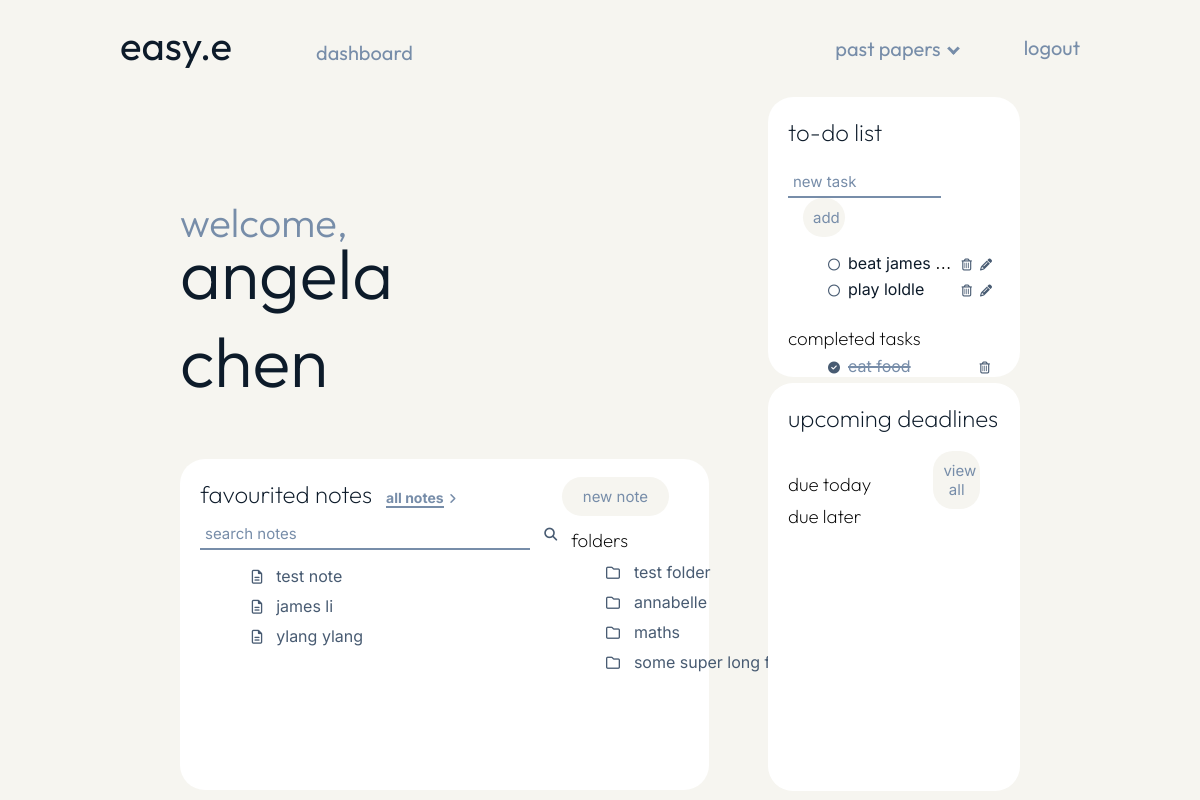
Screenshot of /dashboard (signed in) with the database file from the repository.
### models.py (models this page shows, shortened)
class User(UserMixin, db.Model):
    __tablename__ = "user_login"
    id = db.Column(db.Integer, primary_key=True)
    name = db.Column(db.Text())
    user_name = db.Column(db.String(15), unique=True)
    user_email = db.Column(db.String(50), unique=True)
    user_password = db.Column(db.String(80))
    todo = db.relationship ("Todo", backref='todo')

class Notes(db.Model):
    __tablename__ = "notes"
    id = db.Column(db.Integer, primary_key=True)
    user = db.Column(db.Integer(), db.ForeignKey('user_login.id'))
    title = db.Column(db.String(50))
    favourite = db.Column(db.Boolean, default=False)
    folder = db.Column(db.Integer, db.ForeignKey('folders.id'))
    content = db.Column(db.String())
    folder_name = db.relationship('Folders', backref='folder')

class Folders(db.Model):
    __tablename__ = "folders"
    id = db.Column(db.Integer, primary_key=True)
    user = db.Column(db.Integer(), db.ForeignKey('user_login.id'))
    name = db.Column(db.String(50))

class Todo(db.Model):
    __tablename__ = "todo"
    id = db.Column(db.Integer, primary_key=True)
    name = db.Column(db.Text())
    user = db.Column(db.Integer(), db.ForeignKey('user_login.id'))
    complete = db.Column(db.Boolean, default=False)

### main.py (the view)
@app.route("/dashboard")
@login_required
def dashboard():
    incomplete_tasks = models.Todo.query.filter_by(user=current_user.id, complete=False)
    complete_tasks = models.Todo.query.filter_by(user=current_user.id, complete=True)
    notes = models.Notes.query.filter_by(user=current_user.id, favourite=True)
    folders = models.Folders.query.filter_by(user=current_user.id)
    today_items = db.session.query(models.Deadline).filter(models.Deadline.date == date.today()).all()
    later_items = db.session.query(models.Deadline).filter(models.Deadline.date > date.today()).all()
    return render_template ("dashboard.html", name=current_user.name,
        incomplete_tasks=incomplete_tasks, complete_tasks=complete_tasks,
        notes=notes, folders=folders,
        today_items=today_items, later_items=later_items)

### main.py (called while the page is built)
@login_manager.user_loader
def load_user(user_id):
    return models.User.query.get(int(user_id))

### templates/dashboard.html (shortened to what this page needs)
{% extends "layout_user.html" %}
{% block content %}
<div class="page">
    <div class="dashboard_left">
        <div class="dashboard_header">
            <h1 class="welcome">welcome,</h1><h1 class="welcome_name">{{ name }}</h1>
        </div>
        <div class="favourites">
            <div class="favourites_text">
                <div class="favourites_heading">
                    <h2 class="dashboard_subheadings">favourited notes</h2>
                    <a href="{{url_for('notes')}}" class="notes_link">all notes</a><span class="arrow_icon_right"><i class="fa-solid fa-angle-right"></i></span>
                    <a href="{{url_for('new_note')}}"><button class="note_button">new note</button></a>
                </div>
                <div class="favourites_left">
                    <form action="{{url_for('search_note')}}" method="POST">
                        <input type="text" name="search_note" placeholder="search notes" class="notes_search">
                        <span class="search_icon"><i class="fa-solid fa-magnifying-glass"></i></span>
                    </form>
                    {% for note in notes %}
                    <div class="notes_list">
                        <span class="notes_icon"><i class="fa-regular fa-file-lines"></i></span>
                        <li class="notes_list_item"><a href="/note/{{ note.id }}">{{ note.title }}</a></li>
                    </div>
                    {% endfor %}
                </div>
                <div class="favourites_right">
                    <h3 class="subheadings_small">folders</h3>
                    <div class="dashboard_folders">
                        {% for folder in folders %}
                        <div class="notes_list">
                            <span class="notes_icon"><i class="fa-regular fa-folder"></i></span>
                            <li class="notes_list_item"><a href="/folder/{{ folder.id }}">{{ folder.name }}</a></li>
                        </div>
                        {% endfor %}
                    </div>
                </div>
            </div>
        </div>
    </div>
    <div class="dashboard_right">
        <div class="todo">
            <div class="todo_text">
                <h2 class="dashboard_subheadings">to-do list</h2>
                <div>
                    <form action="{{url_for('add_task')}}" method="POST">
                        <input type="text" name="task_add" placeholder="new task" class="todo_textbox">
                        <input type="submit" value="add" class="todo_button">
                    </form>
                </div>
                <form method="POST">
                    {% for task in incomplete_tasks %}
                        <ul class="task">
                            <span class="tick_icon"><a href="/complete_task/{{ task.id }}" class="complete"><i class="fa-regular fa-circle"></i></a></span>
                                <div class="truncate">
                                    <li class="task_name">{{ task.name }}</li>
                                </div>
                            <span class="delete_icon"><a href="/delete_task/{{ task.id }}" class="delete"><i class="fa-regular fa-trash-can"></i></a></span>
                            <span class="pen_icon"><a href="/update_task/{{ task.id }}" class="update"><i class="fa-solid fa-pencil"></i></a></span>
                        </ul>
                    {% endfor %}
                    <br>
                </form>
                <h3 class="subheadings_small">completed tasks</h3>
                    {% for task in complete_tasks %}
                        <ul class="task">
                            <span class="tick_icon"><a href="/redo_complete_task/{{ task.id}}" class="complete"><i class="fa-solid fa-circle-check"></i></a></span>
                            <div class="truncate">
                                <li class="completed_task_name">{{ task.name }}</li>
                            </div>
                            <span class="completed_delete_icon"><a href="/delete_task/{{ task.id }}" class="delete"><i class="fa-regular fa-trash-can"></i></a></span>
                        </ul>
                    {% endfor %}
            </div>
        </div>
        <div class="calender">
            <div class="calender_text">
                <h2 class="dashboard_subheadings">upcoming deadlines</h2>
                <a href="{{url_for('deadlines')}}"><button class="note_button">view all</button></a>
                <h3 class="subheadings_small">due today</h3>
                <h3 class="subheadings_small">due later</h3>
            </div>
        </div>
    </div>
</div>
{% endblock %}

### static/styles.css (style rules this page uses)
body { background-color: #f6f5f0; margin: 0; padding: 0; }
.page { width: 70%; margin: auto; }
.dashboard_left { width: 70%; height: 90vh; display: grid; float: left; }
.dashboard_right { width: 30%; height: 90vh; display: grid; float: left; }
.dashboard_header { font-family: 'Outfit', sans-serif; padding-top: 100px; font-size: 20px; width: 50%; margin-bottom: 0; }
.welcome { font-weight: 300; color: #778da9; user-select: none; }
.welcome_name { font-weight: 300; font-size: 70px; padding-top: 0; margin-top: -45px; color: #0d1b2a; user-select: none; word-wrap: break-word; }
.dashboard_subheadings { font-family: 'Outfit', sans-serif; font-weight: 200; margin-top: 0; color: #0d1b2a; position: sticky; width: fit-content; display: inline-block; }
.todo { background-color: white; border-radius: 25px; margin-top: 20px; height: 35vh; overflow-y: auto; overflow-x: hidden; }
.calender { height: 51vh; background-color: white; border-radius: 25px; margin-top: 0px; }
.favourites { background-color: white; border-radius: 25px; width: 90%; margin-top: -80px; }
.favourites_heading { margin-bottom: -10px; }
.dashboard_folders { margin-top: 20px; width: 200px; overflow: hidden; white-space: nowrap; text-overflow: ellipsis; }
.notes_link { font-family: 'Inter', sans-serif; margin-left: 10px; text-decoration: none; color: #778da9; font-size: 14px; border-bottom: 2px solid #778da9; font-weight: bold; }
.arrow_icon_right { margin-left: 5px; font-size: 12px; color: #778da9; }
.notes_list { list-style: none; width: 80%; margin: auto; vertical-align: center; font-size: 16px; }
.notes_icon { color: #485b72; margin-right: 10px; margin-left: 15px; font-size: 14px; }
.notes_list_item { font-family: 'Inter', sans-serif; margin-bottom: 10px; display: inline-block; text-overflow: ellipsis; }
.notes_list_item a { text-decoration: none; color: #485b72; text-overflow: ellipsis; }
.search_icon { margin-left: 10px; font-size: 13px; color: #485b72; margin-bottom: 0; }
.favourites_left { display: inline-block; width: 75%; vertical-align: top; margin-top: 0; }
.favourites_right { width: 20%; display: inline-block; margin-top: -10px; vertical-align: top; }
.todo_text, .calender_text, .favourites_text { padding: 20px; }
.subheadings_small { font-family: 'Outfit', sans-serif; font-weight: 200; margin-bottom: -10px; }
.todo_textbox, .notes_search, .new_folder { font-family: 'Inter', sans-serif; color: #0d1b2a; padding: 5px; font-size: 15px; border: none; border-bottom: 2px solid #778da9; }
.todo_textbox { width:72%; }
.notes_search { width: 90%; }
::placeholder { color: #778da9; font-weight: normal; }
.todo_button, .note_button, .new_folder_button { color: #778da9; border-radius: 20px; padding: 10px; border: none; background-color: #f6f5f0; font-family: 'Inter', sans-serif; margin-left: 15px; transition-duration: 0.2s; cursor: pointer; font-size: 15px; margin-right: 10px; }
.todo_button { width: 20%; }
.note_button { float: right; margin-top: -2px; margin-right: 20px; width: 22%; }
.task { vertical-align: middle; margin-bottom: -10px; display: flex; }
.truncate { flex: 1; overflow: hidden; white-space: nowrap; text-overflow: ellipsis; width: 70%; display: inline-block; }
.task_name { display: inline; font-family: 'Inter', sans-serif; color: #0d1b2a; width: fit_content; overflow: hidden; white-space: nowrap; text-overflow: ellipsis; margin: 0; }
.completed_task_name { width: fit-content; display: inline; font-family: 'Inter', sans-serif; color: #778da9; text-decoration: line-through; text-decoration-thickness: 2px; }
.delete_icon, .pen_icon, .completed_delete_icon { position: relative; display: inline-block; margin-left: 8px; font-size: 12px; color: #485b72; font-weight: 400; margin-top: 6px; }
.completed_delete_icon { margin-right: 10px; }
.tick_icon { font-weight: 400; font-size: 12px; margin-right: 8px; color: #485b72; position: relative; display: inline-block; margin-top: 6px; }
.pen_icon { font-weight: 400; font-size: 12px; margin-right: 8px; color: #485b72; position: relative; display: inline-block; }
.delete, .complete, .update { text-decoration: none; color: inherit; }

### rows the page displays
User: name "angela chen"
Notes: title "test note"
Notes: title "james li"
Notes: title "ylang ylang"
Folders: name "test folder"
Folders: name "annabelle"
Folders: name "maths"
Folders: name "some super lon…"
Todo: name "beat james up"
Todo: name "play loldle"
Todo: name "eat food"
